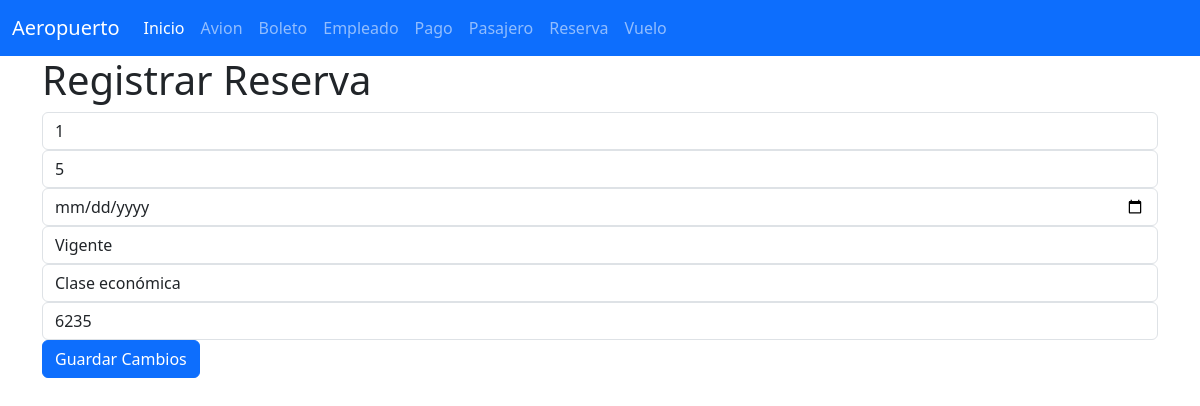
The page /editarReserva/9/ on the database its author committed.
### Reserva_app/models.py (models this page shows, shortened)
class Reserva(models.Model):
    Id_Reserva = models.AutoField(primary_key=True)  # Usar AutoField para autoincrementar
    Id_pasajero = models.CharField(max_length=100)
    Id_vuelo = models.CharField(max_length=100)
    Fecha_Reserva = models.DateField()  # Cambiar a DateField para manejar fechas
    Estado_reserva = models.CharField(max_length=100)
    Clase_Servicio = models.CharField(max_length=100)
    Numero_Reserva = models.CharField(max_length=100)

### Reserva_app/views.py (the view, shortened to what this page needs)
# urls.py: path('editarReserva/<int:id>/', views.editarReserva, name='editarReserva'),
def editarReserva(request, id):
    reserva = get_object_or_404(Reserva, pk=id)
    return render(request, 'editarReserva.html', {'reserva': reserva})

### Reserva_app/templates/editarReserva.html (shortened to what this page needs)
{% extends "base.html" %}
{% block cuerpo %}
<h1>Registrar Reserva</h1>
<form method="POST">
    <div class="form-group">
      <input type="text" name="txtId_pasajero" value="{{ reserva.Id_pasajero }}" class="form-control" placeholder="Id del Pasajero">
    </div>
    <div class="form-group">
      <input type="text" name="txtId_vuelo" value="{{ reserva.Id_vuelo }}" class="form-control" placeholder="Id del Vuelo">
    </div>
    <div class="form-group">
      <input type="date" name="txtFecha_Reserva" value="{{ reserva.Fecha_Reserva }}" class="form-control">
    </div>
    <div class="form-group">
      <input type="text" name="txtEstado_reserva" value="{{ reserva.Estado_reserva }}" class="form-control" placeholder="Estado de Reserva">
    </div>
    <div class="form-group">
      <input type="text" name="txtClase_Servicio" value="{{ reserva.Clase_Servicio }}" class="form-control" placeholder="Clase de Servicio">
    </div>
    <div class="form-group">
      <input type="text" name="txtNumero_Reserva" value="{{ reserva.Numero_Reserva }}" class="form-control" placeholder="Número de Reserva">
    </div>
    <button type="submit" class="btn btn-primary">Guardar Cambios</button>
  </form>
{% endblock %}

### rows shown on the page
Reserva: txtId_pasajero "1", txtId_vuelo "5", txtEstado_reserva "Vigente", txtClase_Servicio "Clase económica", txtNumero_Reserva "6235"
